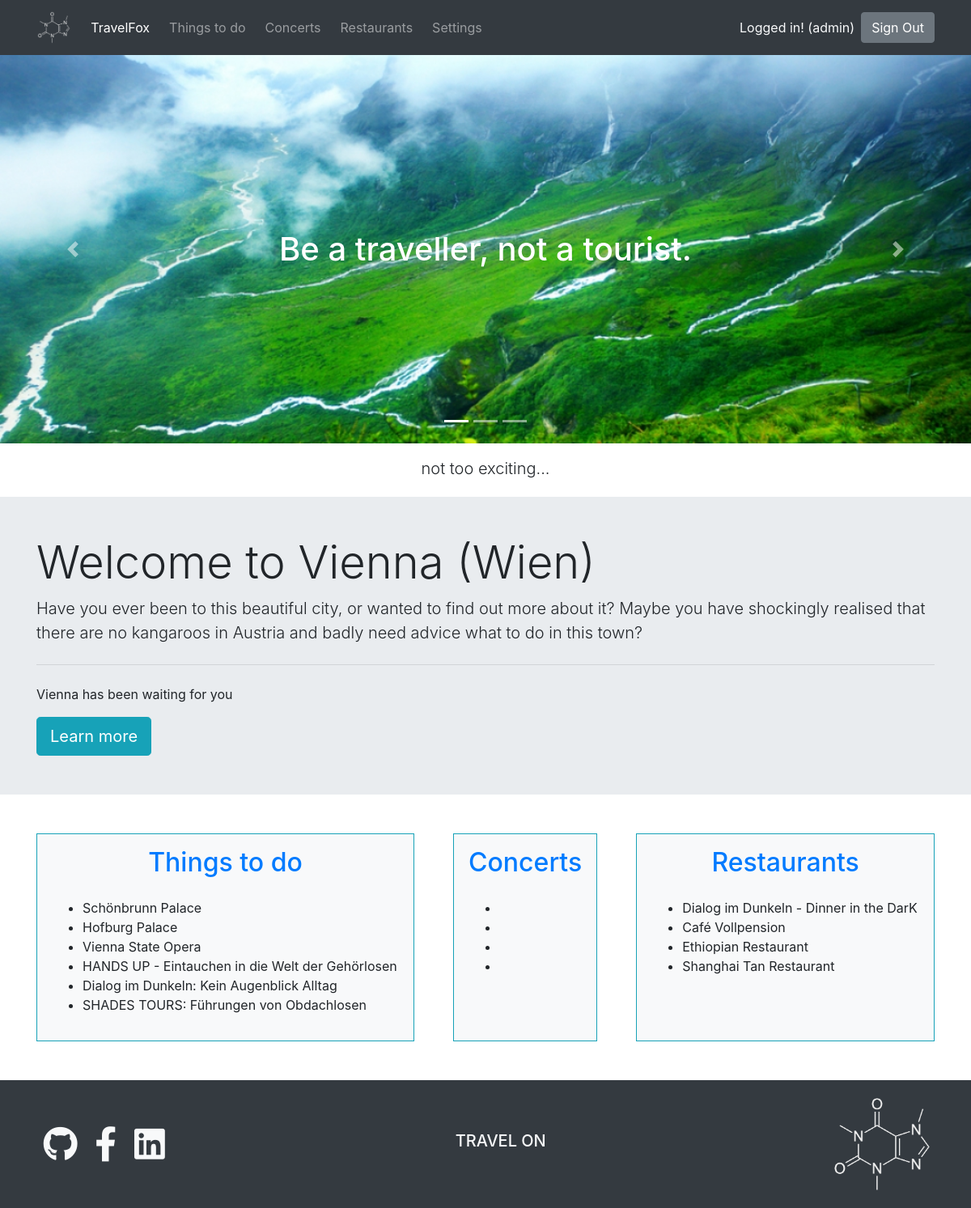
Before: /home.php (signed in) with the older database file.
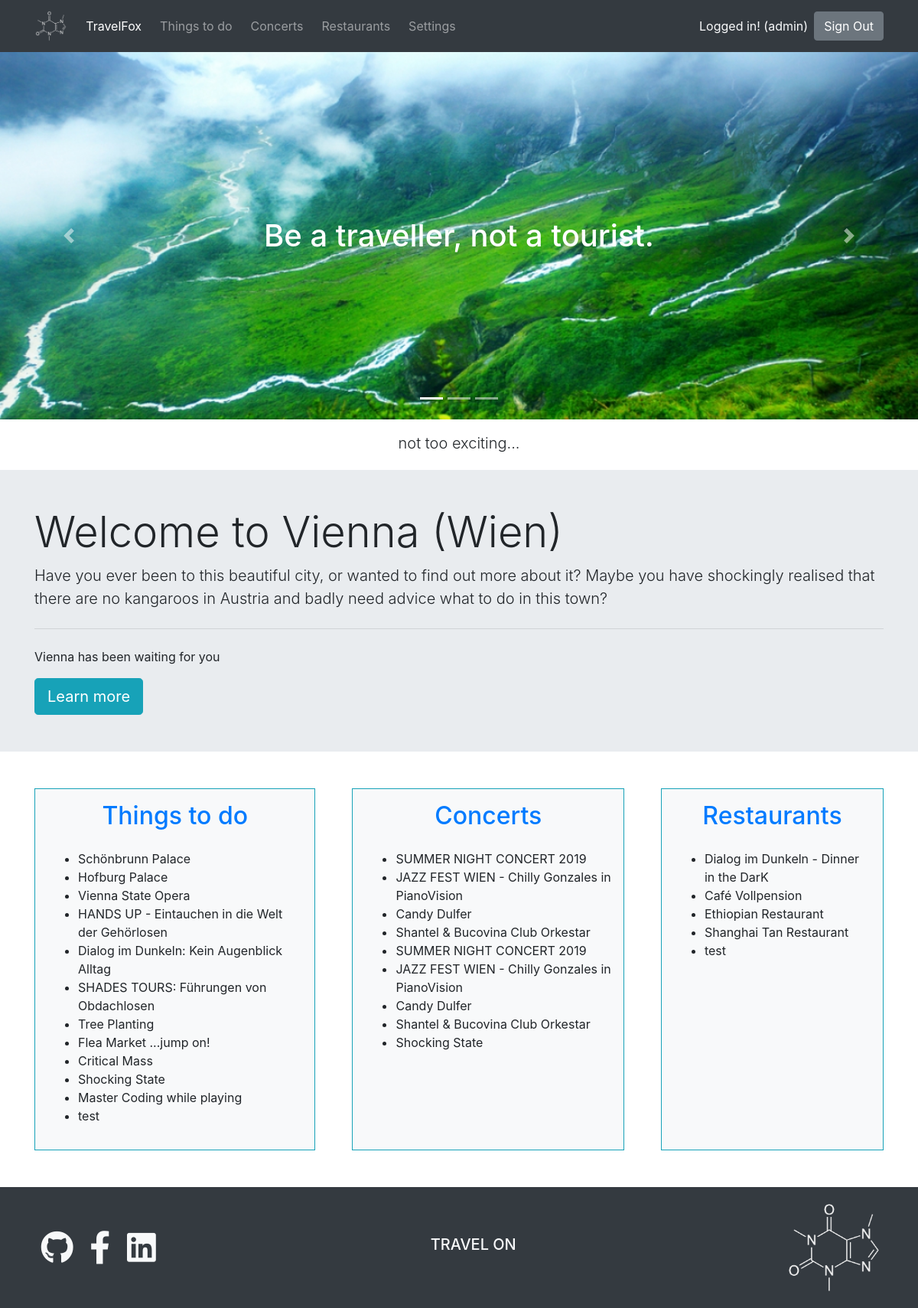
After: the same page with the newer database file.
### tables this page shows
CREATE TABLE `concerts` (
  `concert_id` int(10) NOT NULL,
  `name` varchar(255) DEFAULT NULL,
  `img_url` varchar(2000) DEFAULT NULL,
  `event_date` date DEFAULT NULL,
  `event_time` time DEFAULT NULL,
  `ticket_price` double(16,2) DEFAULT NULL,
  `website` varchar(255) DEFAULT NULL,
  `street` varchar(255) DEFAULT NULL,
  `city` varchar(255) NOT NULL,
  `postal_code` varchar(255) NOT NULL
);

### home.php (the view, shortened to what this page needs)
<?php
include_once 'actions/a_sessionstart.php';
?>
<!DOCTYPE html>
<html>
<head>
	<?php include_once 'head_part.php'?>
</head>
<body>
	<?php include_once 'header.php';?>
	<main>
		<section class="jumbotron jumbotron-fluid py-5 mb-5">
			<div class="container">
				<h1 class="display-4">Welcome to Vienna (Wien)</h1>
				<p class="lead">Have you ever been to this beautiful city, or wanted to find out more about it? Maybe you have shockingly  realised that there are no kangaroos in Austria and badly need advice what to do in this town?</p>
				<hr class="my-4">
				<p>Vienna has been waiting for you</p>
				<a class="btn btn-info btn-lg" href="#" role="button">Learn more</a>
			</div>
		</section>
		<section class="container d-flex flex-wrap flex-lg-nowrap mb-5">
		<?php
			$sql1 = "SELECT name AS ttd
	        FROM things_to_do;
	       	";
	       	$sql2 = "SELECT name AS concert
	        FROM concerts;
	       	";
	       	$sql3 = "SELECT name AS restaurant
	        FROM restaurants;
	       	";
	        $result1 = $conn->query($sql1);
	        $result2 = $conn->query($sql2);
	        $result3 = $conn->query($sql3);
	    ?>
			<div class="p-3 bg-light flex-fill border border-info">
				<a href="things_to_do.php"><h2 class="pb-3 text-center">Things to do</h2></a>
				<ul>
				<?php
			    if ($result1->num_rows > 0) {
	         		while($row = $result1->fetch_assoc()) {
	         			echo '<li>'.$row['ttd'].'</li>';
					}
				}
				?>
				</ul>
			</div>
			<div class="p-3 mx-lg-5 my-3 my-lg-0 bg-light flex-fill border border-info">
				<a href="concerts.php"><h2 class="pb-3 text-center">Concerts</h2></a>
				<ul>
				<?php
			    if ($result2->num_rows > 0) {
	         		while($row = $result2->fetch_assoc()) {
	         			echo '<li>'.$row['concert'].'</li>';
					}
				}
				?>
				</ul>
			</div>
			<div class="p-3 bg-light flex-fill border border-info">
				<a href="restaurants.php"><h2 class="pb-3 text-center">Restaurants</h2></a>
				<ul>
				<?php
			    if ($result3->num_rows > 0) {
	         		while($row = $result3->fetch_assoc()) {
	         			echo '<li>'.$row['restaurant'].'</li>';
					}
				}
				?>
				</ul>
			</div>
		</section>
	</main>
	<?php require_once 'footer.php';?>
</body>
</html>

### head_part.php (shortened to what this page needs)
<link rel="stylesheet" type="text/css" href="styles/style.css">
<link rel="stylesheet" href="https://use.fontawesome.com/releases/v5.8.1/css/all.css">
<link rel="stylesheet" href="https://stackpath.bootstrapcdn.com/bootstrap/4.1.3/css/bootstrap.min.css">

### header.php (shortened to what this page needs)
<header>
	<nav class="navbar sticky-top navbar-expand-lg navbar-dark bg-dark">
		<div class="container">
			<a class="navbar-brand" href="home.php"><img src="sources/images/caffeine-structure-light.png" alt="Travel Blog" height="42px"></a>
			<div class="collapse navbar-collapse" id="navbarTogglerDemo03">
				<ul class="navbar-nav mr-auto mt-2 mt-lg-0">
					<li class="nav-item active">
						<a class="nav-link mr-md-2" href="home.php">TravelFox <span class="sr-only">(current)</span></a>
					</li>
					<li class="nav-item">
						<a class="nav-link mr-md-2" href="things_to_do.php">Things to do</a>
					</li>
					<li class="nav-item">
						<a class="nav-link mr-md-2" href="concerts.php">Concerts</a>
					</li>
					<li class="nav-item">
						<a class="nav-link mr-md-2" href="restaurants.php">Restaurants</a>
					</li>
					<?php
					if (isset($_SESSION['admin'])): ?>
						<li class="nav-item">
							<a class="nav-link" href="settings.php">Settings</a>
						</li>
					<?php endif ?>
				</ul>
				<p class="mb-0 pr-2 py-2 text-light d-none d-md-flex">
					<?php
					if (isset($_SESSION['admin'])) {
						echo "Logged in! (admin)";
					} elseif (isset($_SESSION['user'])) {
						echo "Logged in as ".$user["first_name"]."";
					}
					?>
				</p>
				<a href="actions/a_logout.php?logout"><button type='button' class='btn btn-secondary my-2 my-md-0' id='logout'>Sign Out</button></a>
			</div>
		</div>
	</nav>
	<div id="carouselExampleIndicators" class="carousel slide" data-ride="carousel">
		<ol class="carousel-indicators">
			<li data-target="#carouselExampleIndicators" data-slide-to="0" class="active"></li>
			<li data-target="#carouselExampleIndicators" data-slide-to="1"></li>
			<li data-target="#carouselExampleIndicators" data-slide-to="2"></li>
		</ol>
		<div class="carousel-inner">
			<div class="carousel-item active">
				<img class="d-block w-100" src="sources/images/placeimg_1000_480_nature_1.jpg" alt="First slide">
				<div class="d-none d-sm-flex flex-column align-items-center justify-content-center h-100 carousel-caption">
					<h1 class="mt-5">Be a traveller, not a tourist.</h1>
				</div>
			</div>
		</div>
		<a class="carousel-control-prev" href="#carouselExampleIndicators" role="button" data-slide="prev">
			<span class="carousel-control-prev-icon" aria-hidden="true"></span>
		</a>
		<a class="carousel-control-next" href="#carouselExampleIndicators" role="button" data-slide="next">
			<span class="carousel-control-next-icon" aria-hidden="true"></span>
		</a>
	</div>
	<div class="d-flex justify-content-center pt-3 pb-1">
		<p class="lead">not too exciting...</p>
	</div>
</header>

### footer.php
<footer class="d-flex bg-dark">
  <div class="d-flex container flex-column flex-md-row text-light py-3 align-items-center">
    <div class="flex-fill text-center text-md-left py-3 py-md-0">
      <a href="http://www.github.com"><i class="fab fa-github"></i></a>
      <a href="http://www.facebook.com"><i class="fab fa-facebook-f"></i></a>
      <a href="http://www.linkedin.com"><i class="fab fa-linkedin"></i></a>
    </div>
    <div class="flex-fill text-center py-3 py-md-0">
        <h5><a href="https://memegenerator.net/img/instances/81122195.jpg" class="text-light">TRAVEL ON</a></h5>
    </div>
    <div class="flex-fill text-center text-md-right pb-2 pb-md-0">
        <img src="sources/images/caffeine-structure-light.png" alt="Travel Blog" width="130px">
    </div>
  </div>
</footer>

### styles/style.css (style rules this page uses)
body { display: flex; flex-direction: column; min-height: 100vh; }
.carousel-inner img { min-height: 13em; max-height: 60vh; object-fit: cover; }
main { flex-grow: 1; }
a>i { color: #f8f9fa; font-size: 2.7rem; padding: 0 0.2em; }
a { text-decoration: none; }

Changed rows visible on the page:
now on this page (row edited): concerts: name "SUMMER NIGHT CONCERT 2019"
now on this page (row edited): concerts: name "JAZZ FEST WIEN - Chilly Gonzales in PianoVision"
now on this page (row edited): concerts: name "Candy Dulfer"
now on this page (row edited): concerts: name "Shantel & Bucovina Club Orkestar"
added concerts: name "SUMMER NIGHT CONCERT 2019"
added concerts: name "JAZZ FEST WIEN - Chilly Gonzales in PianoVision"
added concerts: name "Candy Dulfer"
added concerts: name "Shantel & Bucovina Club Orkestar"
added concerts: name "Shocking State"
Other visible differences:
new list line: "Tree Planting"
new list line: "Flea Market ...jump on!"
new list line: "Critical Mass"
new list line: "Shocking State"
new list line: "Master Coding while playing"
new list line: "test"
